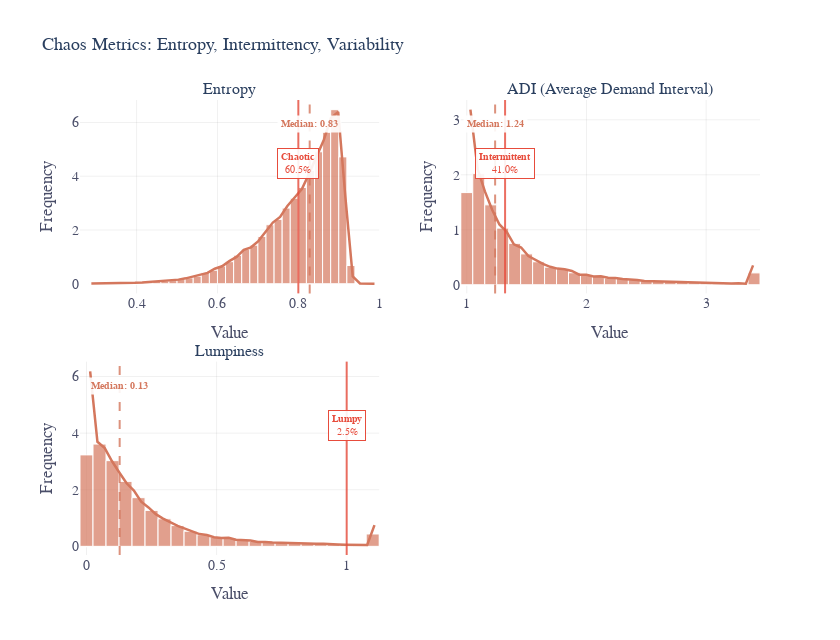

Source (notebook cell):
### Markdown cell above
### 5.2 Chaos Metrics (Unpredictability)

### Code cell
# Focus on chaos metrics (orange coloring, auto-clipped for outliers)
plot_portfolio_metrics(
    diagnostics,
    metrics=['entropy', 'adi', 'cv2', 'lumpiness'],
    bins=40,
    wrap=2,
    show_kde=True,
    show_median=True,
    show_threshold=True,
    style={"title": "Chaos Metrics: Entropy, Intermittency, Variability"},
)

### Figure 1 — Plotly figure (JSON) as saved in the notebook; plotly's stock layout.template omitted (floating-point values rounded to 4 significant figures; data arrays with more than 128 entries replaced by an {"elided": "..."} marker saying what was removed)
{"data": [{"histnorm": "probability density", "marker": {"color": "#D4775D", "line": {"color": "white", "width": 1}}, "name": "entropy", "nbinsx": 40, "opacity": 0.7, "showlegend": false, "type": "histogram", "visible": true, "x": {"elided": "30490 float values"}, "xaxis": "x", "yaxis": "y"}, {"hoverinfo": "skip", "line": {"color": "#D4775D", "width": 2.5}, "mode": "lines", "showlegend": false, "type": "scatter", "x": [0.2881, 0.306, 0.324, 0.3419, 0.3599, 0.3779, 0.3958, 0.4138, 0.4317, 0.4497, 0.4676, 0.4856, 0.5035, 0.5215, 0.5395, 0.5574, 0.5754, 0.5933, 0.6113, 0.6292, 0.6472, 0.6652, 0.6831, 0.7011, 0.719, 0.737, 0.7549, 0.7729, 0.7908, 0.8088, 0.8268, 0.8447, 0.8627, 0.8806, 0.8986, 0.9165, 0.9345, 0.9524, 0.9704, 0.9884], "xaxis": "x", "y": [0.009133, 0.01096, 0.009133, 0.0274, 0.02375, 0.02192, 0.03836, 0.05114, 0.07124, 0.08402, 0.1078, 0.1132, 0.1534, 0.2009, 0.2703, 0.327, 0.4037, 0.5589, 0.6503, 0.8402, 0.9973, 1.264, 1.355, 1.585, 1.943, 2.278, 2.488, 2.891, 3.207, 3.52, 4.102, 4.711, 5.341, 6.165, 6.393, 3.191, 0.2703, 0.01096, 0.003653, 0.001827], "yaxis": "y"}, {"histnorm": "probability density", "marker": {"color": "#D4775D", "line": {"color": "white", "width": 1}}, "name": "adi", "nbinsx": 40, "opacity": 0.7, "showlegend": false, "type": "histogram", "visible": true, "x": {"elided": "30490 float values"}, "xaxis": "x2", "yaxis": "y2"}, {"hoverinfo": "skip", "line": {"color": "#D4775D", "width": 2.5}, "mode": "lines", "showlegend": false, "type": "scatter", "x": [1.03, 1.091, 1.151, 1.212, 1.273, 1.333, 1.394, 1.454, 1.515, 1.575, 1.636, 1.696, 1.757, 1.818, 1.878, 1.939, 1.999, 2.06, 2.12, 2.181, 2.241, 2.302, 2.363, 2.423, 2.484, 2.544, 2.605, 2.665, 2.726, 2.787, 2.847, 2.908, 2.968, 3.029, 3.089, 3.15, 3.21, 3.271, 3.332, 3.392], "xaxis": "x2", "y": [3.185, 2.101, 1.697, 1.364, 1.097, 0.9618, 0.7344, 0.678, 0.521, 0.4441, 0.3807, 0.3266, 0.2935, 0.2811, 0.2502, 0.1836, 0.1798, 0.1495, 0.1533, 0.1262, 0.1224, 0.104, 0.1018, 0.08719, 0.06932, 0.0677, 0.05957, 0.05741, 0.05199, 0.04928, 0.04333, 0.03845, 0.03737, 0.04278, 0.02979, 0.02275, 0.0222, 0.02654, 0.01895, 0.3526], "yaxis": "y2"}, {"histnorm": "probability density", "marker": {"color": "#D4775D", "line": {"color": "white", "width": 1}}, "name": "lumpiness", "nbinsx": 40, "opacity": 0.7, "showlegend": false, "type": "histogram", "visible": true, "x": {"elided": "30490 float values"}, "xaxis": "x3", "yaxis": "y3"}, {"hoverinfo": "skip", "line": {"color": "#D4775D", "width": 2.5}, "mode": "lines", "showlegend": false, "type": "scatter", "x": [0.01401, 0.04203, 0.07006, 0.09808, 0.1261, 0.1541, 0.1821, 0.2102, 0.2382, 0.2662, 0.2942, 0.3223, 0.3503, 0.3783, 0.4063, 0.4343, 0.4624, 0.4904, 0.5184, 0.5464, 0.5745, 0.6025, 0.6305, 0.6585, 0.6865, 0.7146, 0.7426, 0.7706, 0.7986, 0.8267, 0.8547, 0.8827, 0.9107, 0.9387, 0.9668, 0.9948, 1.023, 1.051, 1.079, 1.107], "xaxis": "x3", "y": [6.186, 3.696, 3.474, 3.006, 2.61, 2.228, 1.971, 1.579, 1.375, 1.139, 0.9808, 0.8497, 0.7233, 0.625, 0.5361, 0.4342, 0.3991, 0.3242, 0.2996, 0.3066, 0.2329, 0.22, 0.206, 0.151, 0.158, 0.1346, 0.1241, 0.1206, 0.1088, 0.1135, 0.1018, 0.09246, 0.08895, 0.07022, 0.06905, 0.06086, 0.05267, 0.03628, 0.04916, 0.7526], "yaxis": "y3"}], "layout": {"annotations": [{"font": {"size": 16}, "showarrow": false, "text": "Entropy", "x": 0.22, "xanchor": "center", "xref": "paper", "y": 1, "yanchor": "bottom", "yref": "paper"}, {"font": {"size": 16}, "showarrow": false, "text": "ADI (Average Demand Interval)", "x": 0.78, "xanchor": "center", "xref": "paper", "y": 1, "yanchor": "bottom", "yref": "paper"}, {"font": {"size": 16}, "showarrow": false, "text": "Lumpiness", "x": 0.22, "xanchor": "center", "xref": "paper", "y": 0.425, "yanchor": "bottom", "yref": "paper"}, {"bgcolor": "rgba(255,255,255,0.9)", "borderpad": 3, "font": {"color": "#D4775D", "size": 10}, "showarrow": false, "text": "<b>Median: 0.83</b>", "x": 0.8281, "xref": "x", "y": 0.92, "yref": "y domain"}, {"bgcolor": "rgba(255,255,255,0.9)", "bordercolor": "#e74c3c", "borderpad": 3, "borderwidth": 1, "font": {"color": "#e74c3c", "size": 10}, "showarrow": false, "text": "<b>Chaotic</b><br>60.5%", "x": 0.8, "xref": "x", "y": 0.75, "yref": "y domain"}, {"bgcolor": "rgba(255,255,255,0.9)", "borderpad": 3, "font": {"color": "#D4775D", "size": 10}, "showarrow": false, "text": "<b>Median: 1.24</b>", "x": 1.237, "xref": "x2", "y": 0.92, "yref": "y2 domain"}, {"bgcolor": "rgba(255,255,255,0.9)", "bordercolor": "#e74c3c", "borderpad": 3, "borderwidth": 1, "font": {"color": "#e74c3c", "size": 10}, "showarrow": false, "text": "<b>Intermittent</b><br>41.0%", "x": 1.32, "xref": "x2", "y": 0.75, "yref": "y2 domain"}, {"bgcolor": "rgba(255,255,255,0.9)", "borderpad": 3, "font": {"color": "#D4775D", "size": 10}, "showarrow": false, "text": "<b>Median: 0.13</b>", "x": 0.1274, "xref": "x3", "y": 0.92, "yref": "y3 domain"}, {"bgcolor": "rgba(255,255,255,0.9)", "bordercolor": "#e74c3c", "borderpad": 3, "borderwidth": 1, "font": {"color": "#e74c3c", "size": 10}, "showarrow": false, "text": "<b>Lumpy</b><br>2.5%", "x": 1, "xref": "x3", "y": 0.75, "yref": "y3 domain"}], "barmode": "overlay", "font": {"family": "Source Sans Pro", "size": 14}, "height": 640, "legend": {"bgcolor": "rgba(255,255,255,0.9)", "bordercolor": "rgba(0,0,0,0.1)", "borderwidth": 1, "font": {"color": "#222222", "size": 12}, "orientation": "h", "x": 0.5, "xanchor": "center", "y": -0.12, "yanchor": "top"}, "margin": {"b": 85}, "paper_bgcolor": "white", "plot_bgcolor": "white", "shapes": [{"line": {"color": "#D4775D", "dash": "dash", "width": 2}, "opacity": 0.8, "type": "line", "x0": 0.8281, "x1": 0.8281, "xref": "x", "y0": 0, "y1": 1, "yref": "y domain"}, {"line": {"color": "#e74c3c", "dash": "solid", "width": 2}, "opacity": 0.8, "type": "line", "x0": 0.8, "x1": 0.8, "xref": "x", "y0": 0, "y1": 1, "yref": "y domain"}, {"line": {"color": "#D4775D", "dash": "dash", "width": 2}, "opacity": 0.8, "type": "line", "x0": 1.237, "x1": 1.237, "xref": "x2", "y0": 0, "y1": 1, "yref": "y2 domain"}, {"line": {"color": "#e74c3c", "dash": "solid", "width": 2}, "opacity": 0.8, "type": "line", "x0": 1.32, "x1": 1.32, "xref": "x2", "y0": 0, "y1": 1, "yref": "y2 domain"}, {"line": {"color": "#D4775D", "dash": "dash", "width": 2}, "opacity": 0.8, "type": "line", "x0": 0.1274, "x1": 0.1274, "xref": "x3", "y0": 0, "y1": 1, "yref": "y3 domain"}, {"line": {"color": "#e74c3c", "dash": "solid", "width": 2}, "opacity": 0.8, "type": "line", "x0": 1, "x1": 1, "xref": "x3", "y0": 0, "y1": 1, "yref": "y3 domain"}], "title": {"font": {"size": 18}, "text": "Chaos Metrics: Entropy, Intermittency, Variability"}, "width": 840, "xaxis": {"anchor": "y", "color": "#4A4E69", "domain": [0, 0.44], "gridcolor": "rgba(0,0,0,0.06)", "showgrid": true, "tickcolor": "#4A4E69", "title": {"text": "Value"}}, "xaxis2": {"anchor": "y2", "color": "#4A4E69", "domain": [0.56, 1], "gridcolor": "rgba(0,0,0,0.06)", "showgrid": true, "tickcolor": "#4A4E69", "title": {"text": "Value"}}, "xaxis3": {"anchor": "y3", "color": "#4A4E69", "domain": [0, 0.44], "gridcolor": "rgba(0,0,0,0.06)", "showgrid": true, "tickcolor": "#4A4E69", "title": {"text": "Value"}}, "xaxis4": {"anchor": "y4", "color": "#4A4E69", "domain": [0.56, 1], "gridcolor": "rgba(0,0,0,0.06)", "showgrid": true, "tickcolor": "#4A4E69", "title": {"text": "Value"}}, "yaxis": {"anchor": "x", "color": "#4A4E69", "domain": [0.575, 1], "gridcolor": "rgba(0,0,0,0.06)", "showgrid": true, "tickcolor": "#4A4E69", "title": {"text": "Frequency"}}, "yaxis2": {"anchor": "x2", "color": "#4A4E69", "domain": [0.575, 1], "gridcolor": "rgba(0,0,0,0.06)", "showgrid": true, "tickcolor": "#4A4E69", "title": {"text": "Frequency"}}, "yaxis3": {"anchor": "x3", "color": "#4A4E69", "domain": [0, 0.425], "gridcolor": "rgba(0,0,0,0.06)", "showgrid": true, "tickcolor": "#4A4E69", "title": {"text": "Frequency"}}, "yaxis4": {"anchor": "x4", "color": "#4A4E69", "domain": [0, 0.425], "gridcolor": "rgba(0,0,0,0.06)", "showgrid": true, "tickcolor": "#4A4E69", "title": {"text": "Frequency"}}}}
